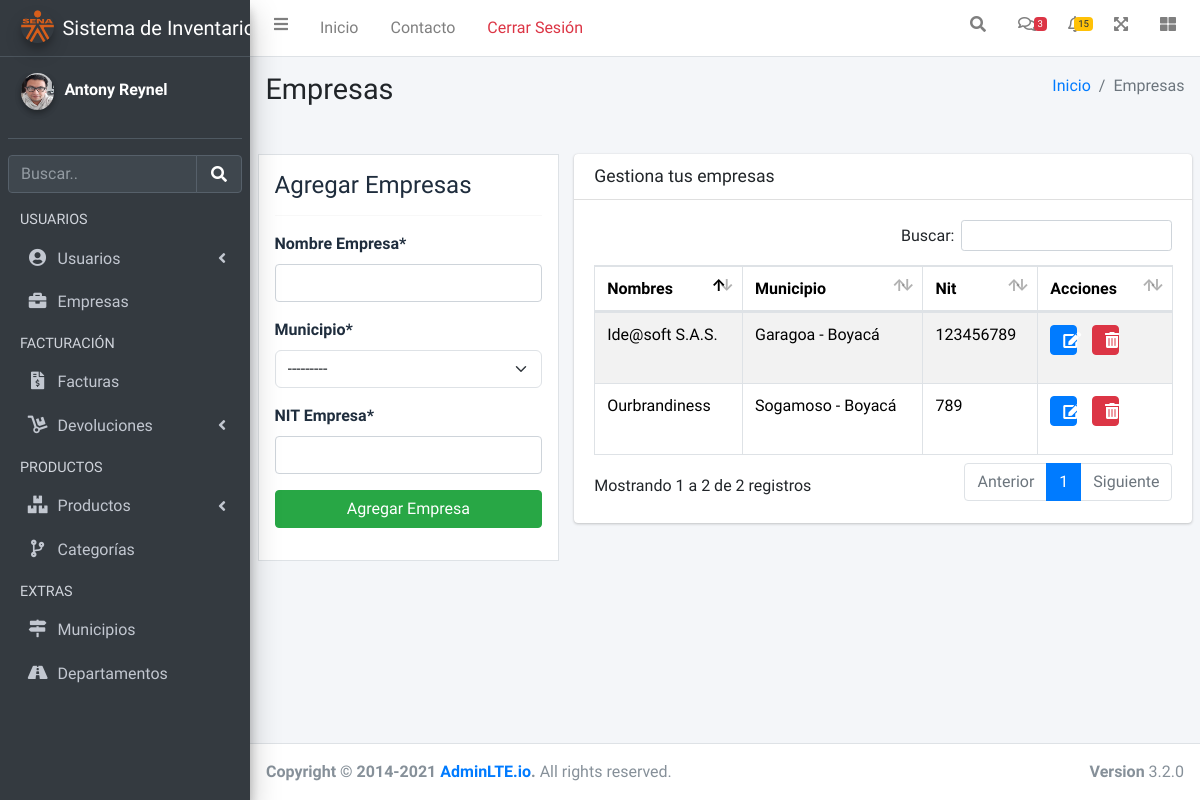
/usuarios/empresa/ (signed in), run on the app's committed database.
### usuarios/models.py (models this page shows, shortened)
class Municipio(models.Model):
    nombre=models.CharField(max_length=90,unique=True, verbose_name="Nombre Municipio")
    departamento=models.ForeignKey(Departamento, on_delete=models.CASCADE, verbose_name="Departamento")
    class Estado(models.TextChoices):
        ACTIVO= True, _('Activo')
        INACTIVO= False, _('Inactivo')
    estado=models.BooleanField(max_length=5, choices=Estado.choices, default=Estado.ACTIVO, verbose_name="Estado")
    def __str__(self)->str:
        return "%s - %s" %(self.nombre, self.departamento)

class Departamento(models.Model):
    nombre=models.CharField(max_length=90,unique=True, verbose_name="Nombre Departamento")
    class Estado(models.TextChoices):
        ACTIVO='1', _('Activo')
        INACTIVO='0', _('Inactivo')
    estado=models.CharField(max_length=1, choices=Estado.choices, default=Estado.ACTIVO, verbose_name="Estado")
    def __str__(self)->str:
        return "%s" %(self.nombre)

class Empresa(models.Model):
    nombre=models.CharField(max_length=80, verbose_name="Nombre Empresa")
    municipio=models.ForeignKey(Municipio, on_delete=models.CASCADE,null=True,blank=False, verbose_name="Municipio",related_name='usuarioMunicipio')
    nit=models.CharField(max_length=20, verbose_name="NIT Empresa")
    class Estado(models.TextChoices):
        ACTIVO='1', _('Activo')
        INACTIVO='0', _('Inactivo')
    estado=models.CharField(max_length=1, choices=Estado.choices, default=Estado.ACTIVO, verbose_name="Estado")

### usuarios/views.py (the view, shortened to what this page needs)
# urls.py: path('empresa/',empresas,name="empresas"),
@login_required
@permission_required('usuarios.view_empresa')
def empresas(request, modal_status='hid'):
    titulo="Empresas"
    empresas= Empresa.objects.filter(estado='1')
    modal_title= ""
    modal_txt= ""
    modal_submit= ""
    pk_empresa = ""
    tipo =None
    form_update= None
    form =EmpresaForm()
    context={
        'titulo':titulo,
        'empresas':empresas,
        'form':form,
        'modal_status':modal_status,
        'modal_submit': modal_submit,
        'modal_title': modal_submit,
        'modal_txt': modal_txt,
        'pk': pk_empresa,
        'tipo': tipo,
        'form_update':form_update
    }
    return render(request,'usuarios/empresas.html',context)

### usuarios/forms.py
class EmpresaForm(ModelForm):
    class Meta:
        model= Empresa
        exclude=['estado']

### base/context_processors.py (called while the page is built)
def sesion(request):
    usuario_actual= request.user
    image_user=r"../media/images/usuarios/default.png"
    if request.user.is_authenticated:
        if Usuario.objects.filter(user_id=usuario_actual.id):
            image_user=Usuario.objects.get(user_id=usuario_actual.id).foto.url
    context={
        'usuario_actual':usuario_actual,
        'image_user': image_user
    }
    return context

### base/templates/usuarios/empresas.html (shortened to what this page needs)
{% extends 'partials/body.html' %}
{% load crispy_forms_tags %}
{% block contenido %}
<div class="row my-4">
    {% if perms.usuarios.add_empresa %}
    <div class="col-md-4">
        <div class="border bg-white p-3">
            <h4>Agregar Empresas</h4>
            <hr>
            <form action="" method="POST">
                {{ form|crispy }}
                <button class="btn btn-success btn-block" name="form-crear">Agregar Empresa</button>
            </form>
        </div>
    </div>
    {% endif %}
    <div class="col-md-8">
        <div class="card">
            <div class="card-header">
                <h3 class="card-title">Gestiona tus empresas</h3>
            </div>
            <div class="card-body">
                <table id="tabla-general" class="table table-bordered table-striped">
                    <thead>
                        <tr>
                            <th>Nombres</th>
                            <th>Municipio</th>
                            <th>Nit</th>
                            {% if perms.usuarios.delete_empresa or perms.usuarios.change_empresa %}
                            <th>Acciones</th>
                            {% endif %}
                        </tr>
                    </thead>
                    <tbody>
                        {% for empresa in empresas %}
                        <tr>
                            <td>{{empresa.nombre}}</td>
                            <td>{{empresa.municipio}}</td>
                            <td>{{empresa.nit}}</td>
                            {% if perms.usuarios.delete_empresa or perms.usuarios.change_empresa %}
                            <td>
                                <div class="row">
                                    {% if perms.usuarios.change_empresa %}
                                    <form action="" method="POST" class="col-4">
                                        <button class="btn btn-primary btn-block" name="form-editar">
                                            <i class="fas fa-edit"></i>
                                        </button>
                                    </form>
                                    {% endif %}
                                    {% if perms.usuarios.delete_empresa %}
                                    <form action="" method="POST" class="col-4">
                                        <button class="btn btn-danger btn-block" name="form-eliminar">
                                            <i class="fas fa-trash-alt"></i>
                                        </button>
                                    </form>
                                    {% endif %}
                                </div>
                            </td>
                            {% endif %}
                        </tr>
                        {% endfor %}
                    </tbody>
                </table>
            </div>
        </div>
    </div>
</div>
{% endblock contenido %}

### base/templates/partials/sidebar.html (shortened to what this page needs)
{% load static %}
<aside class="main-sidebar sidebar-dark-primary elevation-4">
  <a href="index3.html" class="brand-link">
    <img src="{% static 'img/SenaLogo.png' %}" alt="Sena Logo" class="brand-image img-circle elevation-3"
      style="opacity: .8">
    <span class="brand-text font-weight-light">Sistema de Inventario</span>
  </a>
  <div class="sidebar">
    <div class="user-panel mt-3 pb-3 mb-3 d-flex">
      <div class="image">
        <img src="{{MEDIA_URL}}{{image_user}}" class="img-circle elevation-2 h-75" alt="User Image">
      </div>
      <div class="info text-white">
        <Strong>{{usuario_actual.first_name}}</Strong>
      </div>
    </div>
    <div class="form-inline">
      <div class="input-group" data-widget="sidebar-search">
        <input class="form-control form-control-sidebar" type="search" placeholder="Buscar.." aria-label="Search">
        <div class="input-group-append">
          <button class="btn btn-sidebar">
            <i class="fas fa-search fa-fw"></i>
          </button>
        </div>
      </div>
    </div>
    <nav class="mt-2">
      <ul class="nav nav-pills nav-sidebar flex-column" data-widget="treeview" role="menu" data-accordion="false">
        <li class="nav-header">USUARIOS</li>
        <li class="nav-item">
          <a href="#" class="nav-link">
            <i class="nav-icon fas fa-user-circle"></i>
            <p>
              Usuarios
              <i class="fas fa-angle-left right"></i>
            </p>
          </a>
        </li>
        <li class="nav-item">
          <a href="{% url 'empresas' %}" class="nav-link">
            <i class="nav-icon fas fa-briefcase"></i>
            <p>Empresas</p>
          </a>
        </li>
        <li class="nav-header">FACTURACIÓN</li>
        <li class="nav-item">
          <a href="{% url 'facturas' %}" class="nav-link">
            <i class="nav-icon fas fa-file-invoice-dollar"></i>
            <p>
              Facturas
            </p>
          </a>
        </li>
        <li class="nav-item">
          <a href="{% url 'devoluciones' %}" class="nav-link">
            <i class="nav-icon fas fa-dolly"></i>
            <p>
              Devoluciones
              <i class="fas fa-angle-left right"></i>
            </p>
          </a>
        </li>
        <li class="nav-header">PRODUCTOS</li>
        <li class="nav-item">
          <a href="#" class="nav-link">
            <i class="nav-icon fas fa-boxes"></i>
            <p>
              Productos
              <i class="fas fa-angle-left right"></i>
            </p>
          </a>
        </li>
        <li class="nav-item">
          <a href="pages/mailbox/compose.html" class="nav-link">
            <i class="nav-icon fas fa-code-branch"></i>
            <p>Categorías</p>
          </a>
        </li>
        <li class="nav-header">EXTRAS</li>
        <li class="nav-item">
          <a href="{% url 'municipio' %}" class="nav-link">
            <i class="nav-icon fas fa-map-signs"></i>
            <p>Municipios</p>
          </a>
        </li>
        <li class="nav-item">
          <a href="{% url 'departamento' %}" class="nav-link">
            <i class="nav-icon fas fa-road"></i>
            <p>Departamentos</p>
          </a>
        </li>
      </ul>
    </nav>
  </div>
</aside>

### base/templates/partials/body.html (style rules this page uses)
input, select { width: 100% }

### data on the page
Empresa: nombre "Ide@soft S.A.S.", municipio "Garagoa - Boyacá", nit "123456789"
Empresa: nombre "Ourbrandiness", municipio "Sogamoso - Boyacá", nit "789"

### other printed values
{{ usuario_actual.first_name }} "Antony Reynel"
{{ titulo }} "Empresas"
